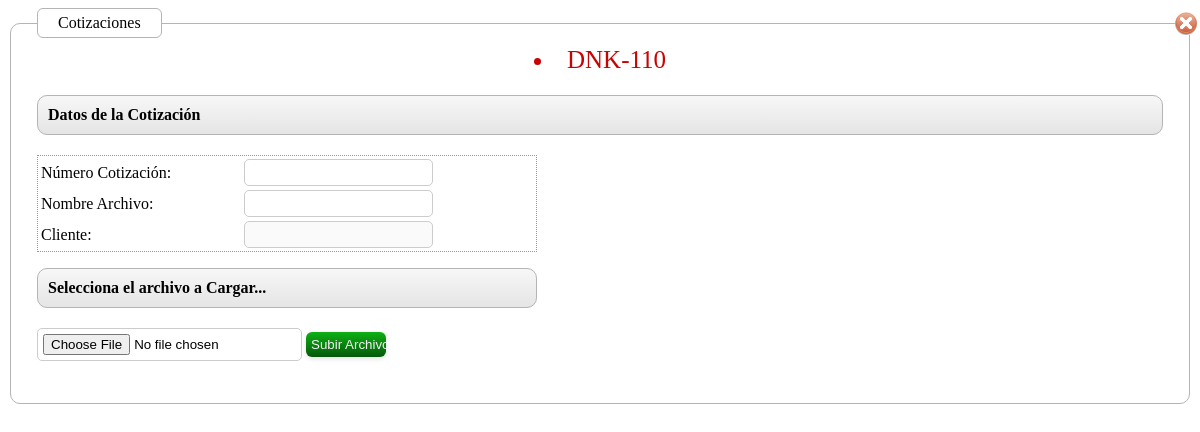
/includes/popup/Cotizacion.php?codigo=DNK-110, run on an earlier commit of the app's database.
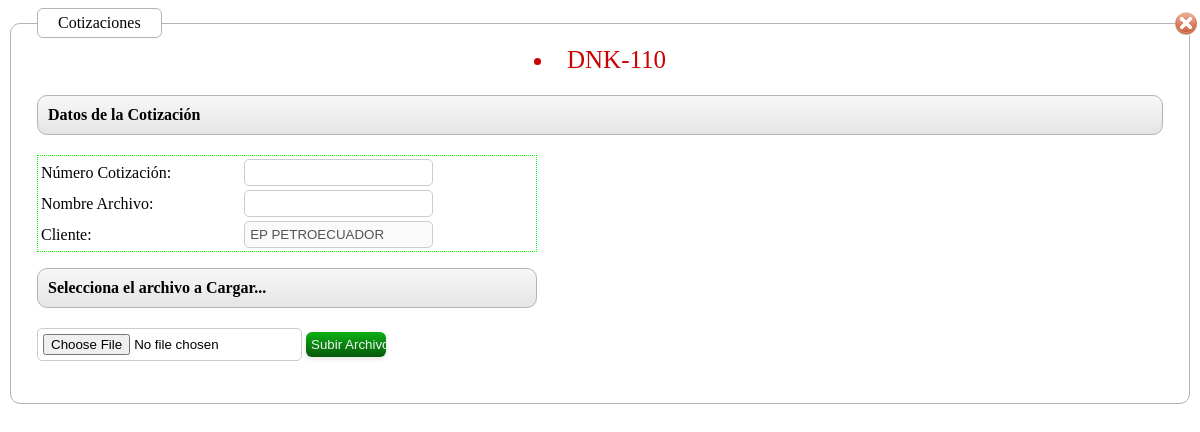
And on a later commit of the database.
### tables this page shows
CREATE TABLE IF NOT EXISTS `dnk_documento` (
  `id` int(10) unsigned NOT NULL AUTO_INCREMENT,
  `DNK_CLIENTE_id` int(10) unsigned NOT NULL,
  `DNK_GERENCIAS_id` int(11) NOT NULL,
  `codigo` varchar(20) DEFAULT NULL,
  `num_ref_cliente` varchar(45) DEFAULT NULL,
  `fecha` date DEFAULT NULL,
  `hora` time DEFAULT NULL,
  `num_doc_recibidos` int(10) unsigned DEFAULT NULL,
  `proveedor` int(10) NOT NULL,
  `id_tp_carga` int(11) NOT NULL COMMENT '1: Suelta , 2: Contenedor',
  `DNK_TP_DOCUMENTO_id` int(11) NOT NULL,
  `estado` int(10) unsigned DEFAULT NULL COMMENT '1: Abierto 2: Cerrado 3:Anulado',
  `usuario_id` int(11) NOT NULL,
  `fecha_fin` date NOT NULL,
  PRIMARY KEY (`id`),
  KEY `DOCUMENTO_FKIndex1` (`DNK_CLIENTE_id`)
);

CREATE TABLE IF NOT EXISTS `dnk_cliente` (
  `id` int(10) unsigned NOT NULL AUTO_INCREMENT,
  `ruc` varchar(13) DEFAULT NULL,
  `nombre` varchar(255) DEFAULT NULL,
  `direccion` varchar(255) DEFAULT NULL,
  `id_tipo_cliente` tinyint(4) NOT NULL COMMENT '1: Estalales 2:Privados',
  `telefono` varchar(20) DEFAULT NULL,
  `ext` varchar(10) DEFAULT NULL,
  `web` varchar(45) DEFAULT NULL,
  `usuario` varchar(100) NOT NULL,
  `clave` varchar(60) NOT NULL,
  PRIMARY KEY (`id`)
);

### includes/database.inc.php (called while the page is built, shortened)
<?php
class database {
	var $db = null;
	function database(){
		$this->db = new mysqli(HOST_NAME, USER_NAME, USER_PASSWD, DB_NAME);
		$this->db->query("SET NAMES 'utf8'");
		return $this->db;
	}
	function query( $query ){
		$obj = $this->db->query($query);
		return $obj;
	}
}
?>

### includes/popup/Cotizacion.php (the view, shortened to what this page needs)
<?php session_start();
        include_once("../database.inc.php");
	$dbmysql = new database();
?>
<?php
echo formulario();
function formulario(){
    global $dbmysql;
     $codigo_doc=$_GET['codigo'];
     $sql_cliente="SELECT c.ruc,c.nombre,d.`DNK_CLIENTE_id`,d.`codigo` FROM `dnk_documento`d,  `dnk_cliente` c WhERE c.id=d.`DNK_CLIENTE_id` AND `codigo`='$codigo_doc'";
                $rows = $dbmysql->query($sql_cliente);
                $row = $rows->fetch_object();
                $cliente=$row->nombre;
     $retval='<div class="fondo_archivos"><fieldset>
                    <legend>Cotizaciones</legend>
                    <div id="cerrar_ventana"><a href="javascript:void(0);" title="Cerrar" onclick="popupCssHide();"><img src="images/001_05.gif"></a></div>';
            $retval .='<div id="css_codigo" align="center">
                        <li><a><input type="hidden" id="codigo_tramite"  name="codigo_tramite" value="'.$codigo_doc.'"/>'.$codigo_doc.'</a></li>
                    </div>
                    <ol>
                    <div>
                        <label class="rotulo"><strong> Datos de la Cotización</label>
                    </div>
                    </ol>
                    <div class="settings">
                    <form method="post" enctype="multipart/form-data"   action="upload_cotizacion.php" target="_self">
                         <table width="100%" border="0" style="border-color:#0F0; border-style:dotted; border-width:1px;">
                            <tr>
                              <td>Número Cotización:</td>
                              <td><input type="text" name="cotizacion" id="cotizacion" required/></td>
                            </tr>
                            <tr>
                              <td>Nombre Archivo:</td>
                              <td><input type="text" name="nombre" id="nombre" required/></td>
                            </tr>
                            <tr>
                              <td>Cliente:</td>
                              <td><input type="text" name="cliente" id="cliente" disabled="disabled" value="'.$cliente.'"/></td>
                            </tr>
                          </table>
                                <ol>
                                    <div>
                                        <label class="rotulo"><strong>Selecciona el archivo a Cargar...</label>
                                    </div>
                                </ol>
                                 <input type="hidden" name="codigo" id="codigo" value="'.$codigo_doc.'"/>
                                 <input type="file" name="archivo_cotizacion" id="archivo_cotizacion"/>
                                 <input type="submit" name="btn" id="btn" value="Subir Archivo!"/>
                        </form>
                    </div>
               </fieldset><div>';
       return $retval;
     }
?>

What changed in the data, as far as the page shows it:
added dnk_documento: cliente "EP PETROECUADOR"
